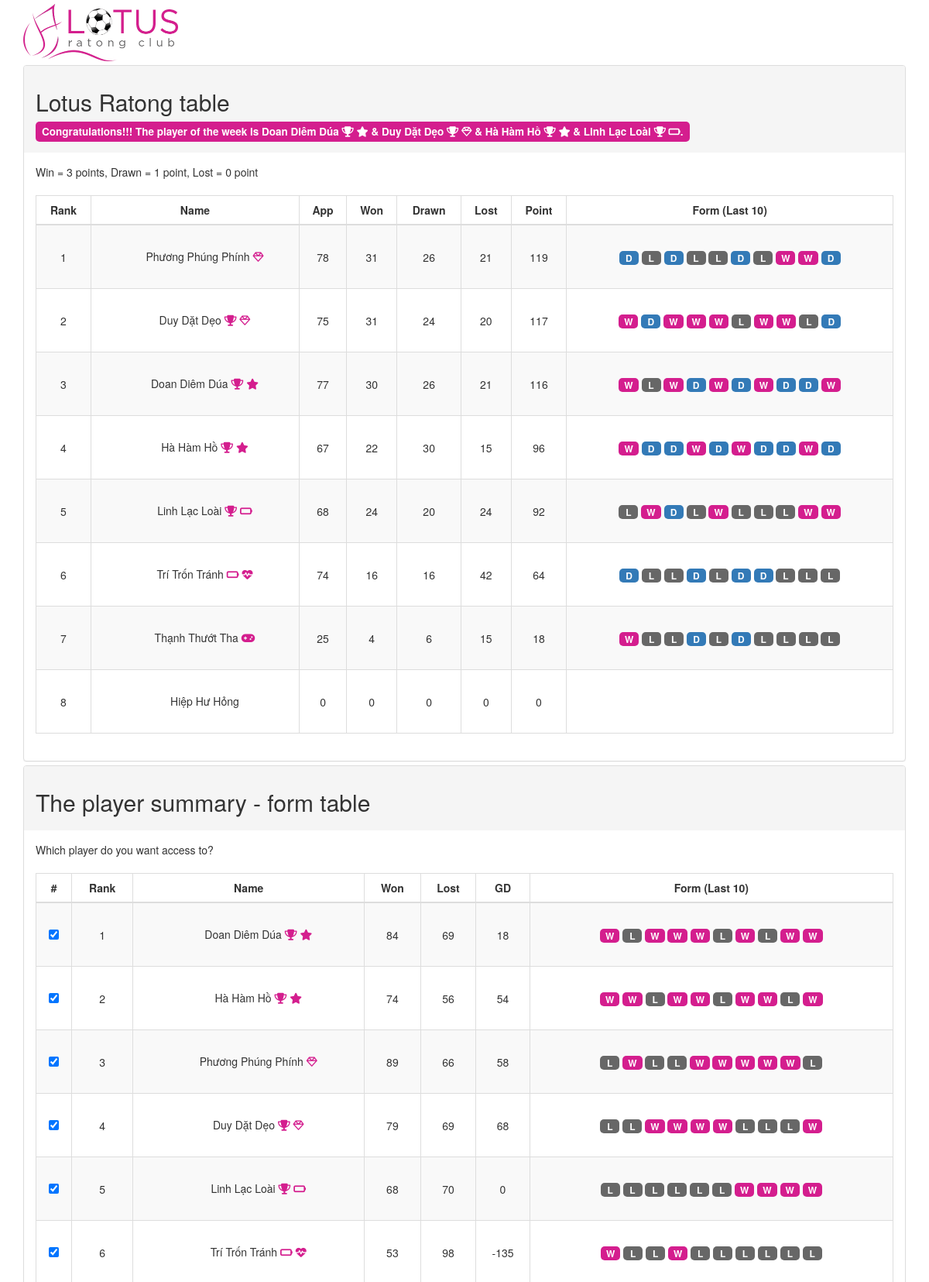
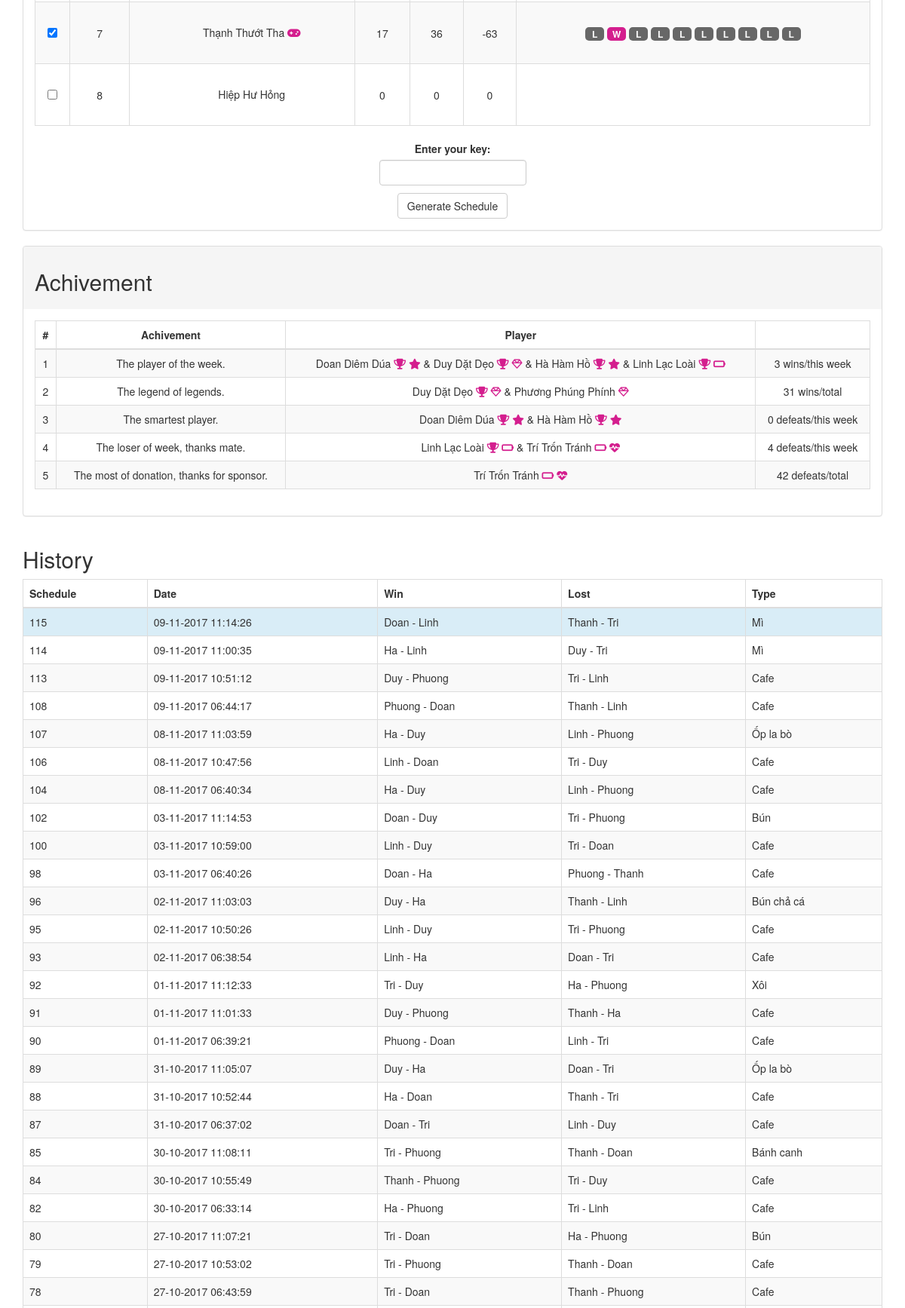
The page / (upper part) on the database its author committed (2 pictures, top to bottom).
### tables this page shows
CREATE TABLE `schedule` (
  `id` smallint(11) NOT NULL AUTO_INCREMENT,
  `schedule_data` text,
  `win` varchar(100) DEFAULT NULL,
  `lost` varchar(100) DEFAULT NULL,
  `datetime` timestamp NULL DEFAULT NULL,
  `schedule_type` smallint(11) DEFAULT '0',
  PRIMARY KEY (`id`)
);

### index.php (the view, shortened to what the rows shown need)
<!DOCTYPE HTML>
<html>
<head>
	<link rel="stylesheet" href="https://maxcdn.bootstrapcdn.com/bootstrap/3.3.7/css/bootstrap.min.css">
	<link rel="stylesheet" href="font-awesome-4.7.0/css/font-awesome.min.css">
</head>
<body>
<?php
$servername = "127.0.0.1";
$username = "chanacom_ratong";
$password = "0[+121%5g5@J";
$dbname = "chanacom_ratong";
$playerErr =  "";
$playerRank = array();
$players = array('Doan','Duy','Ha','Linh','Phuong','Tri','Thanh','Hiep');
$scheduleTypes = array('Cafe','Bún','Phở','Bánh canh','Hủ tiếu','Xôi','Mì','Bún chả cá','Ốp la bò','Bánh cuốn','Bánh tiêu','Bánh chuối','Bánh bao');
$conn = new mysqli($servername, $username, $password, $dbname);
$team = getTeam($conn);
foreach ($players as $key => $value) {
	$playerRank[$value] = getPointRank($conn, $value);
}
arsort($playerRank);
$scheduleHistory =getScheduleHistory($conn);
function convertTime($datetime)
{
	$dt = new DateTime($datetime);
	$tz = new DateTimeZone('Asia/Bangkok');
	$dt->setTimezone($tz);
	echo $dt->format('d-m-Y H:i:s');
}
function getPointRank($conn, $player)
{
	$para = '"' . $player . '"';
	$sql = "SELECT * FROM schedule WHERE schedule_data LIKE '%$para%' AND win is not null AND lost is not null ORDER BY id DESC";
	$result = $conn->query($sql);
	$form = '';
	if ($result->num_rows > 0) {
		while($row = $result->fetch_assoc()) {
			$win = explode(" - ",$row["win"]);
			$lost = explode(" - ",$row["lost"]);
			if (in_array($player, $win))
			{
				$form = $form . "W";
			}
			elseif (in_array($player, $lost))
			{
				$form = $form . "L";
			}
			else $form = $form . "D";
		}
	}
	$win = substr_count($form,"W");
	$draw = substr_count($form,"D");
	$point = $win * 3 + $draw;
	return $point;
}
function getFormTenSchedule($conn, $player)
{
	$para = '"' . $player . '"';
	$sql = "SELECT * FROM schedule WHERE schedule_data LIKE '%$para%' AND win is not null AND lost is not null ORDER BY id DESC LIMIT 10";
	$result = $conn->query($sql);
	$form = "";
	if ($result->num_rows > 0) {
		while($row = $result->fetch_assoc()) {
			$win = explode(" - ",$row["win"]);
			$lost = explode(" - ",$row["lost"]);
			if (in_array($player, $win))
			{
				$form = $form . "W";
			}
			elseif (in_array($player, $lost))
			{
				$form = $form . "L";
			}
			else $form = $form . "D";
		}
	}
	$win = substr_count($form,"W");
	$draw = substr_count($form,"D");
	$point = $win * 3 + $draw;
	$chars = str_split(strrev($form));
	$form = '';
	foreach($chars as $char){
		switch ($char) {
			case 'W':
				$form = $form . "<span class='badge label-success label-as-badge'>$char</span> ";
				break;
			case 'L':
				$form = $form . "<span class='badge label-danger label-as-badge'>$char</span> ";
				break;
			default:
				$form = $form . "<span class='badge label-info label-as-badge'>$char</span> ";
				break;
		}
	}
	return array($point,$form);
}
function getScheduleHistory($conn)
{
	$sql = "SELECT * FROM schedule WHERE win is not null AND lost is not null  ORDER BY id DESC LIMIT 30";
	$result = $conn->query($sql);
	$tempHistory = array();
	if ($result->num_rows > 0) {
		while($row = $result->fetch_assoc()) {
			$tempHistory[] = $row;
		}
	} else {
		return '';
	}
	return $tempHistory;
}
function getTeam($conn)
{
	$sql = "SELECT * FROM schedule ORDER BY id DESC LIMIT 1";
	$result = $conn->query($sql);
	$team = array();
	return $team;
}
function getLastSchedule($conn)
{
	$sql = "SELECT * FROM schedule WHERE win IS NOT NULL AND lost IS NOT NULL ORDER BY id DESC LIMIT 1";
	$result = $conn->query($sql);
	$schedule = 0;
	if ($result->num_rows > 0) {
		while($row = $result->fetch_assoc()) {
			$schedule = $row['id'];
		}
	}
	return $schedule;
}
?>
<div class="container">
	<div class="panel-group">
		<div class="panel panel-default">
			<div class="panel-heading">
				<h2>Lotus Ratong table</h2>
			</div>
			<div class="panel-body">
				<span>Win = 3 points, Drawn = 1 point, Lost = 0 point</span><br><br>
				<table class="table table-responsive table-bordered table-striped text-center ranking">
					<thead>
					<tr>
						<th class="text-center">Rank</th>
						<th class="text-center">Name</th>
						<th class="text-center">App</th>
						<th class="text-center">Won</th>
						<th class="text-center">Drawn</th>
						<th class="text-center">Lost</th>
						<th class="text-center">Point</th>
						<th class="text-center">Form (Last 10)</th>
					</tr>
					</thead>
					<?php $p=1;foreach ($playerRank as $key => $value): ?>
						<?php $res = getFormTenSchedule($conn, $key); ?>
					<?php endforeach; ?>
				</table>
			</div>
		</div>
		<div class="panel panel-default">
			<div class="panel-heading">
				<h2>The player summary - form table</h2>
			</div>
			<div class="panel-body">
				<form method="post" class="form-inline">
					<span>Which player do you want access to?</span><span class="label label-danger"><?php echo $playerErr;?></span><br><br>
					<table class="table table-responsive table-bordered table-striped text-center summary">
						<thead>
						<tr>
							<th class="text-center">#</th>
							<th class="text-center">Rank</th>
							<th class="text-center">Name</th>
							<th class="text-center">Won</th>
							<th class="text-center">Lost</th>
							<th class="text-center">GD</th>
							<th class="text-center">Form (Last 10)</th>
						</tr>
						</thead>
					</table>
				</form>
			</div>
		</div>
	</div>
</div>
<div class="container achivement">
	<div class="panel-group">
		<div class="panel panel-default">
			<div class="panel-heading"><h2>Achivement</h2></div>
			<div class="panel-body">
				<table class="table table-responsive table-bordered table-striped text-center">
					<thead>
					<tr>
						<th class="text-center">#</th>
						<th class="text-center">Achivement</th>
						<th class="text-center">Player</th>
						<th class="text-center"></th>
					</tr>
					</thead>
				</table>
			</div>
		</div>
	</div>
</div>
<div class="container">
	<h2>History</h2>
	<?php $lastSchedule = getLastSchedule($conn); ?>
	<table class="table table-responsive table-bordered table-striped">
		<thead>
		<tr>
			<th>Schedule</th>
			<th>Date</th>
			<th>Win</th>
			<th>Lost</th>
			<th>Type</th>
		</tr>
		</thead>
		<tbody>
		<?php foreach ($scheduleHistory as $schedule): ?>
			<tr <?php if ($schedule['id'] == $lastSchedule) echo 'class="info"'; ?>>
				<td><?php echo $schedule['id']; ?></td>
				<td><?php echo convertTime($schedule['datetime']); ?></td>
				<td><?php echo $schedule['win']; ?></td>
				<td><?php echo $schedule['lost']; ?></td>
				<td><?php $typeC = $schedule['schedule_type']; echo $scheduleTypes[$typeC]; ?></td>
			</tr>
		<?php endforeach; ?>
		</tbody>
</div>
</body>
</html>

### rows shown on the page
schedule: id "115", datetime "09-11-2017 11:14:26", win "Doan - Linh", lost "Thanh - Tri", schedule_type "Mì"
schedule: id "114", datetime "09-11-2017 11:00:35", win "Ha - Linh", lost "Duy - Tri", schedule_type "Mì"
schedule: id "113", datetime "09-11-2017 10:51:12", win "Duy - Phuong", lost "Tri - Linh", schedule_type "Cafe"
schedule: id "108", datetime "09-11-2017 06:44:17", win "Phuong - Doan", lost "Thanh - Linh", schedule_type "Cafe"
schedule: id "107", datetime "08-11-2017 11:03:59", win "Ha - Duy", lost "Linh - Phuong", schedule_type "Ốp la bò"
schedule: id "106", datetime "08-11-2017 10:47:56", win "Linh - Doan", lost "Tri - Duy", schedule_type "Cafe"
schedule: id "104", datetime "08-11-2017 06:40:34", win "Ha - Duy", lost "Linh - Phuong", schedule_type "Cafe"
schedule: id "102", datetime "03-11-2017 11:14:53", win "Doan - Duy", lost "Tri - Phuong", schedule_type "Bún"
schedule: id "100", datetime "03-11-2017 10:59:00", win "Linh - Duy", lost "Tri - Doan", schedule_type "Cafe"
schedule: id "98", datetime "03-11-2017 06:40:26", win "Doan - Ha", lost "Phuong - Thanh", schedule_type "Cafe"
schedule: id "96", datetime "02-11-2017 11:03:03", win "Duy - Ha", lost "Thanh - Linh", schedule_type "Bún chả cá"
schedule: id "95", datetime "02-11-2017 10:50:26", win "Linh - Duy", lost "Tri - Phuong", schedule_type "Cafe"
schedule: id "93", datetime "02-11-2017 06:38:54", win "Linh - Ha", lost "Doan - Tri", schedule_type "Cafe"
schedule: id "92", datetime "01-11-2017 11:12:33", win "Tri - Duy", lost "Ha - Phuong", schedule_type "Xôi"
schedule: id "91", datetime "01-11-2017 11:01:33", win "Duy - Phuong", lost "Thanh - Ha", schedule_type "Cafe"
schedule: id "90", datetime "01-11-2017 06:39:21", win "Phuong - Doan", lost "Linh - Tri", schedule_type "Cafe"
schedule: id "89", datetime "31-10-2017 11:05:07", win "Duy - Ha", lost "Doan - Tri", schedule_type "Ốp la bò"
schedule: id "88", datetime "31-10-2017 10:52:44", win "Ha - Doan", lost "Thanh - Tri", schedule_type "Cafe"
schedule: id "87", datetime "31-10-2017 06:37:02", win "Doan - Tri", lost "Linh - Duy", schedule_type "Cafe"
schedule: id "85", datetime "30-10-2017 11:08:11", win "Tri - Phuong", lost "Thanh - Doan", schedule_type "Bánh canh"
schedule: id "84", datetime "30-10-2017 10:55:49", win "Thanh - Phuong", lost "Tri - Duy", schedule_type "Cafe"
schedule: id "82", datetime "30-10-2017 06:33:14", win "Ha - Phuong", lost "Tri - Linh", schedule_type "Cafe"
schedule: id "80", datetime "27-10-2017 11:07:21", win "Tri - Doan", lost "Ha - Phuong", schedule_type "Bún"
schedule: id "79", datetime "27-10-2017 10:53:02", win "Tri - Phuong", lost "Thanh - Doan", schedule_type "Cafe"
schedule: id "78", datetime "27-10-2017 06:43:59", win "Tri - Doan", lost "Thanh - Phuong", schedule_type "Cafe"

### other values the page prints
$saveMsg "Congratulations!!! The player of the week is & & & ."
$nickName "Doan Diêm Dúa Duy Dặt Dẹo Hà Hàm Hồ Linh Lạc Loài Doan Diêm Dúa Duy Dặt Dẹo Hà Hàm Hồ Linh Lạc Loài Duy Dặt Dẹo Phương Phúng Phính Doan Diêm Dúa Hà Hàm Hồ Linh Lạc Loài Trí Trốn Tránh Trí Trốn Tránh"
$nickName "Phương Phúng Phính"
$playerWinner[$key] "31"
$value - $playerWinner[$key] * 3 "26"
$playerLost[$key] "21"
$value "119"
$nickName "Duy Dặt Dẹo"
$value - $playerWinner[$key] * 3 "24"
$playerLost[$key] "20"
$value "117"
$nickName "Doan Diêm Dúa"
$playerWinner[$key] "30"
$value "116"
$nickName "Hà Hàm Hồ"
